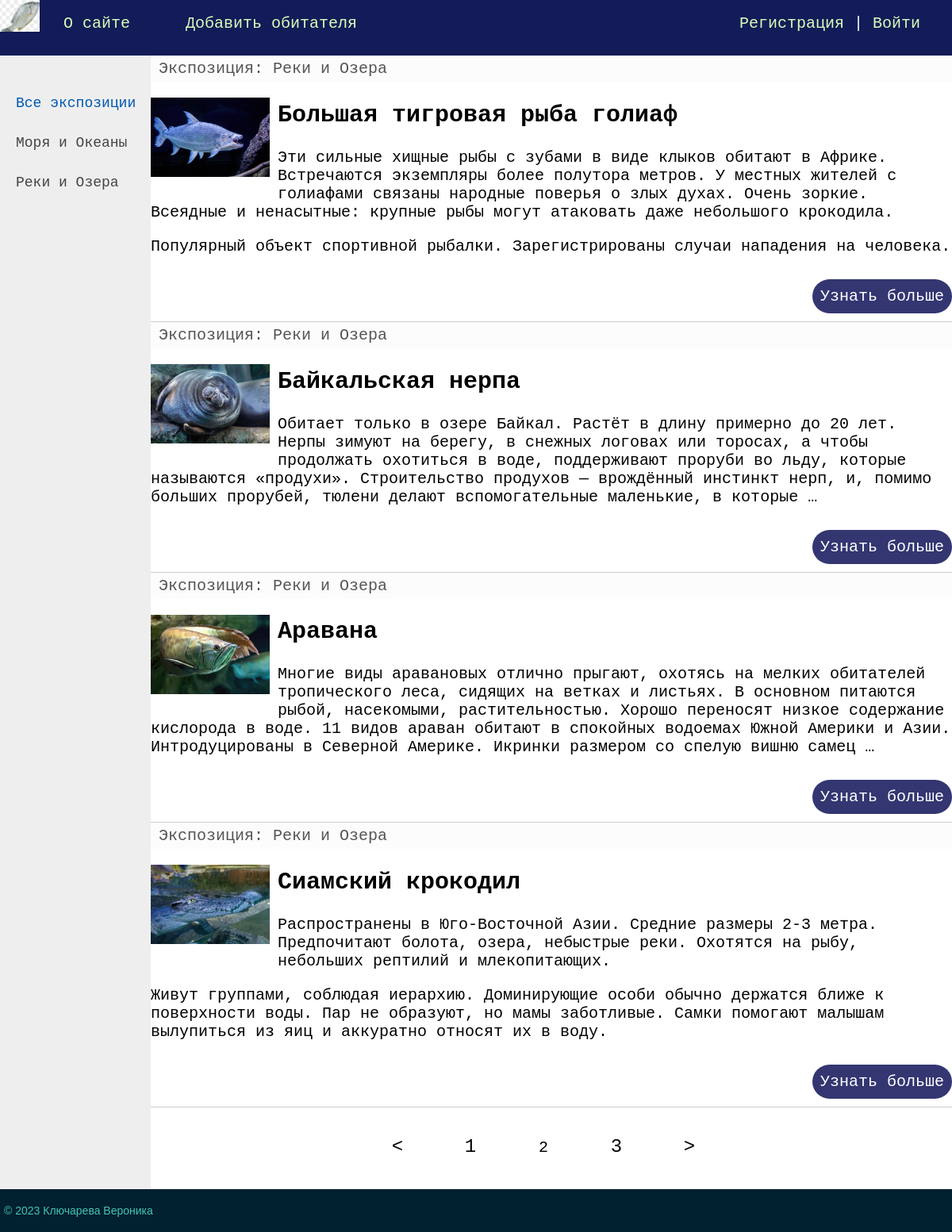
Screenshot of /?page=2 with the database file from the repository.
### website/models.py (models this page shows, shortened)
class Category(models.Model):
    name = models.CharField(max_length=100, db_index=True, verbose_name="Экспозиция")
    slug = models.SlugField(max_length=255, unique=True, db_index=True, verbose_name="URL")
    def __str__(self):
        return self.name
    def get_absolute_url(self):
        return reverse('category', kwargs={'cat_slug': self.slug})
    class Meta:
        verbose_name = 'Экспозиция'
        verbose_name_plural = 'Экспозиции'
        ordering = ['id']

class Fish(models.Model):
    title = models.CharField(max_length=255, verbose_name="Заголовок")
    slug = models.SlugField(max_length=255, unique=True, db_index=True, verbose_name="URL")
    content = models.TextField(blank=True, verbose_name="Текст статьи")
    photo = models.ImageField(upload_to="photos/%Y/%m/%d/", verbose_name="Фото")
    time_create = models.DateTimeField(auto_now_add=True, verbose_name="Время создания")
    time_update = models.DateTimeField(auto_now=True, verbose_name="Время изменения")
    is_published = models.BooleanField(default=True, verbose_name="Публикация")
    cat = models.ForeignKey('Category', on_delete=models.PROTECT, verbose_name="Экспозиция")
    def get_absolute_url(self):
        return reverse('post', kwargs={'post_slug': self.slug})
    class Meta:
        verbose_name = 'Жители океанариума'
        verbose_name_plural = 'Жители океанариума'
        ordering = ['id']

### website/views.py (the view)
# urls.py: 2. Add a URL to urlpatterns:  path('', Home.as_view(), name='home')
class Home(DataMixin, ListView):
    paginate_by = 4 # рыб на странице
    model = Fish
    template_name = 'fish/index.html'
    context_object_name = 'posts'
    def get_context_data(self, *, object_list=None, **kwargs):
        context = super().get_context_data(**kwargs)
        c_def = self.get_user_context(title="Главная страница")
        return dict(list(context.items()) + list(c_def.items()))
    def get_queryset(self):
        return Fish.objects.filter(is_published=True)

### website/utils.py (called while the page is built)
    def get_user_context(self, **kwargs):
        context = kwargs
        cats = Category.objects.annotate(Count('fish'))
        user_menu = menu.copy()
        if not self.request.user.is_authenticated:
            user_menu.pop(1)
        context['menu'] = user_menu
        context['cats'] = cats
        if 'cat_selected' not in context:
            context['cat_selected'] = 0
        return context

### website/templates/fish/index.html (shortened to what this page needs)
{% extends 'fish/base.html' %}
{% block content %}
<ul class="list-articles">
	{% for p in posts %}
			<li><div class="article-panel">
	<p class="first">Экспозиция: {{p.cat}}</p>
</div>
{% if p.photo %}
	<p><img class="img-article-left thumb" src="{{p.photo.url}}"></p>
{% endif %}
				<h2>{{p.title}}</h2>
	{% autoescape on %}
	{{p.content|linebreaks|truncatewords:50}}
	{% endautoescape %}
			<p class="link-read-post"><a href="{{ p.get_absolute_url }}">Узнать больше</a></p>
			</li>
	{% endfor %}
</ul>
{% endblock %}

### website/templates/fish/base.html (shortened to what this page needs)
{% load static %}
<!DOCTYPE html>
<html>
<head>
	<link type="text/css" href="{% static 'fish/css/styles1.css' %}" rel="stylesheet" />
</head>
<body>
<table class="table-page" border=0 cellpadding="0" cellspacing="0">
<tr><td valign=top>
{% block mainmenu %}
		<div class="header">
			<ul id="mainmenu" class="mainmenu">
			<li class="logo"><a href="{% url 'home' %}"><div class="logo"></div></a></li>
{% for m in menu %}
			<li><a href="{% url m.url_name %}">{{m.title}}</a></li>
{% endfor %}
				{% if request.user.is_authenticated %}
				<li class="last"> {{user.username}} | <a href="{% url 'logout' %}">Выйти</a></li>
				{% else %}
				<li class="last"><a href="{% url 'register' %}">Регистрация</a> | <a href="{% url 'login' %}">Войти</a></li>
				{% endif %}
			</ul>
		</div>
{% endblock mainmenu %}
<table class="table-content" border=0 cellpadding="0" cellspacing="0">
<tr>
	<td valign="top" class="left-chapters">
	<ul id="leftchapters">
{% if cat_selected == 0 %}
		<li class="selected">Все экспозиции</li>
{% else %}
		<li><a href="{% url 'home' %}">Все экспозиции</a></li>
{% endif %}
{% for c in cats %}
{% if c.fish__count > 0 %}
	{% if c.pk == cat_selected %}
		<li class="selected">{{c.name}}</li>
	{% else %}
		<li><a href="{{ c.get_absolute_url }}">{{c.name}}</a></li>
	{% endif %}
{% endif %}
{% endfor %}
	</ul>
</td>
<td valign="top" class="content">
	<div class="content-text">
{% block content %}
{% endblock %}
{% if page_obj.has_other_pages %}
<nav class="list-pages">
    <ul>
{% if page_obj.has_previous %}
<li class="page-num">
	<a href="?page={{ page_obj.previous_page_number }}">&lt;</a>
</li>
{% endif %}
        {% for p in paginator.page_range %}
		{% if page_obj.number == p %}
        <li class="page-num page-num-selected">{{ p }}</li>
		{% elif p >= page_obj.number|add:-2 and p <= page_obj.number|add:2  %}
        <li class="page-num">
            <a href="?page={{ p }}">{{ p }}</a>
        </li>
		{% endif %}
        {% endfor %}
{% if page_obj.has_next %}
<li class="page-num">
	<a href="?page={{ page_obj.next_page_number }}">&gt;</a>
</li>
{% endif %}
    </ul>
</nav>
{% endif %}
	</div>
</td></tr></table>
</td></tr>
<tr><td valign=top>
	<div id="footer">
		<p>&copy; 2023 Ключарева Вероника</p>
	</div>
</td></tr></table>
</body>
</html>

### website/static/fish/css/styles1.css (style rules this page uses)
html, body { font-family: 'Courier New'; margin: 0; padding: 0; height: 100%; width: 100%; color: #444; }
a { color: #0059b2; text-decoration: none; }
img { max-width: 600px; height: auto; }
img.img-article-left { max-width: 300px; height: auto; float: left; padding: 0 10px 10px 0; }
img.img-article-left.thumb { max-width: 150px; height: auto; }
p.link-read-post { text-align: right; }
p.link-read-post a { padding: 10px; min-width: 100px; background: #333671; color: #fff; text-decoration: none; border-radius: 25px; }
div.article-panel { background: #fcfcfc ; padding: 5px 10px 5px 10px; box-sizing: border-box; overflow: hidden; color: #555; }
div.article-panel p.first { margin: 0; float: left; }
ul.list-articles { list-style: none; margin: 0; padding: 0; }
ul.list-articles li { border-bottom: 1px solid #ccc; }
.table-page { width: 100%; height: 100%; vertical-align: top; }
.table-page tr { height: 100%; }
.header { background: #131c58; height: 70px; }
.logo { background: url('../images/logo.jpg'); width: 50px; height: 50px; background-repeat: no-repeat; background-size: cover; background-position: center; }
ul.mainmenu { list-style: none; margin: 0; padding: 0; height: 40px; color: #fcfcfc; font-size: 20px; overflow: hidden; }
ul.mainmenu li { float: left; margin: 18px 40px 0 30px; }
ul.mainmenu li.logo { margin: 0; }
ul.mainmenu li.last { float: right; }
ul.mainmenu li a { color: #DAFDBA; text-decoration: none; }
.table-content { width: 100%; min-height: 100%; height: 100%; }
.left-chapters { margin: 0; background: #eee; min-height: 100%; }
.left-chapters ul { width: 160px; min-height: 100%; margin: 0; padding: 20px 10px 10px 20px; list-style: none; font-size: 18px; }
.left-chapters ul li { margin: 30px 0 0 0; color: #999; }
.left-chapters ul li.selected { color: #0059b2; }
.left-chapters ul li a { color: #444; text-decoration: none; }
.content { background: #eee padding: 40px 20px 20px 40px; width: 100%; box-sizing: border-box; }
.content-text { background: #eee margin: 60px 0 0 30px; color: #000; font-size: 20px; font-family: Courier New; }
#footer { box-sizing: border-box; background: #012030; padding: 5px; color: #45C4B0; font-size: 14px; font-family: Verdana, Geneva, Arial, Helvetica; text-align: left; overflow: hidden; }
.list-pages { text-align: center; margin: 0 0 20px 0; }
.list-pages ul { margin: 20px 0 0 0; padding: 0; list-style: none; }
.list-pages ul li { display: inline-block; margin: 0 20px 0 0; }
.list-pages a { color: #000; font-size: 24px; text-decoration: none; }
.list-pages .page-num, .page-num-selected { display: inline-block; width: 60px; height: 44px; padding: 16px 0 0 0; border-radius: 30px; }
.list-pages .page-num-selected { border: none; color: #000; font-size: 20px; }

### rows the page displays
Category: name "Моря и Океаны"
Category: name "Реки и Озера"
Fish: cat "Реки и Озера", photo (picture), title "Большая тигровая рыба голиаф", content "Эти сильные хищные рыбы с зубами в виде клыков обитают в Африке. Встречаются экземпляры более полутора метров. У местных жителей с голиафами связаны народные поверья о злых духах. Очень зоркие. Всеядные и ненасытные: крупные рыбы могут атаковать даже небольшого крокодила. Популярный объект спортивной рыбалки. Зарегистрированы случаи нападения на человека."
Fish: cat "Реки и Озера", photo (picture), title "Байкальская нерпа", content "Обитает только в озере Байкал. Растёт в длину примерно до 20 лет. Нерпы зимуют на берегу, в снежных логовах или торосах, а чтобы продолжать охотиться в воде, поддерживают проруби во льду, которые называются «продухи». Строительство продухов — врождённый инстинкт нерп, и, помимо больших прорубей, тюлени делают вспомогательные маленькие, в которые …"
Fish: cat "Реки и Озера", photo (picture), title "Аравана", content "Многие виды аравановых отлично прыгают, охотясь на мелких обитателей тропического леса, сидящих на ветках и листьях. В основном питаются рыбой, насекомыми, растительностью. Хорошо переносят низкое содержание кислорода в воде. 11 видов араван обитают в спокойных водоемах Южной Америки и Азии. Интродуцированы в Северной Америке. Икринки размером со спелую вишню самец …"
Fish: cat "Реки и Озера", photo (picture), title "Сиамский крокодил", content "Распространены в Юго-Восточной Азии. Средние размеры 2-3 метра. Предпочитают болота, озера, небыстрые реки. Охотятся на рыбу, небольших рептилий и млекопитающих. Живут группами, соблюдая иерархию. Доминирующие особи обычно держатся ближе к поверхности воды. Пар не образуют, но мамы заботливые. Самки помогают малышам вылупиться из яиц и аккуратно относят их в воду."

### other values shown
{{ m.title }} "О сайте" "Добавить обитателя"
{{ p }} "1" "3"
{{ p }} "2"
